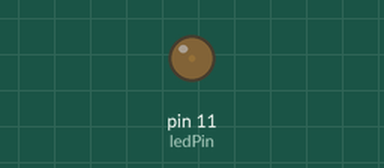
This sketch was run on a simulated Arduino Uno, built with avr-gcc and run on an emulated ATmega328P. On the bench: output pins drawn as LEDs (lit = HIGH).

Above: at 0.05 s.
At 1.05 s:
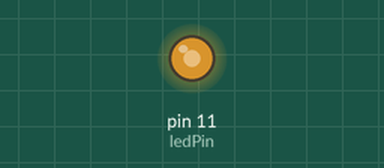
At 2.1 s:
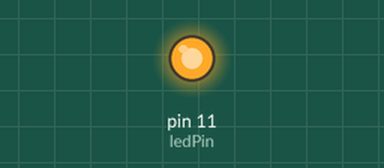
At 4.2 s:
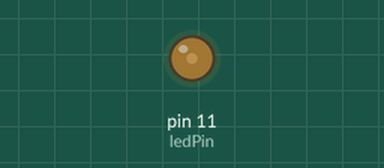
Timing chart, 0 to 5.9 s (numbered marks = the images above):
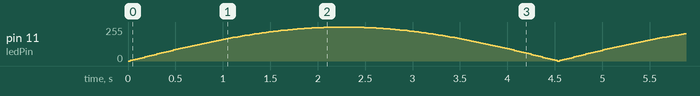

The sketch:

Projeto_7_PWM_Lampada_Pulsante.ino
```cpp
//Projeto 7 - Lampada Pulsante

int ledPin = 11;
int ledVal;        //valor armazenado que vai ser mandado para o pino PWM 11
float sinVal;      //onda senoidal  (para entender o que e: https://pt.wikipedia.org/wiki/Forma_de_onda)

void setup(){
  pinMode(ledPin, OUTPUT);
}

void loop(){
  for(int x = 0; x < 180; x++){

    sinVal = (sin(x*(3.1416/180)));           // a funcao sin calcula o seno do angulo,
    ledVal = int(sinVal*255);                 // onde o grau esta em radianos.
    analogWrite(ledPin, ledVal);              // A funcao X*(3.1416/180) converte o grau para radianos.
    delay(25);                                // Resultando em -1 e 1 que  multiplicado por 255,obtera o brilho do led.
  }                                           // Esse valor  passado para o pino PWM 11, que realiza a conversao digital para analogica*/
}
```
